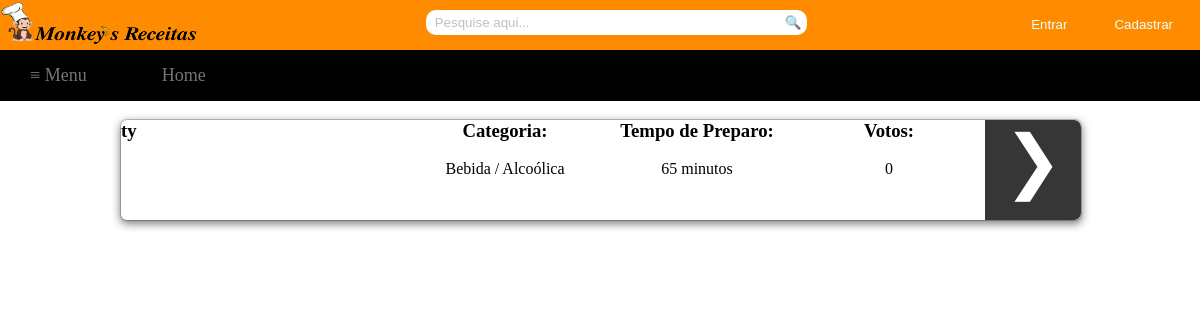
Before: /tex4/Recipes/alcoolica.php with the older database file.
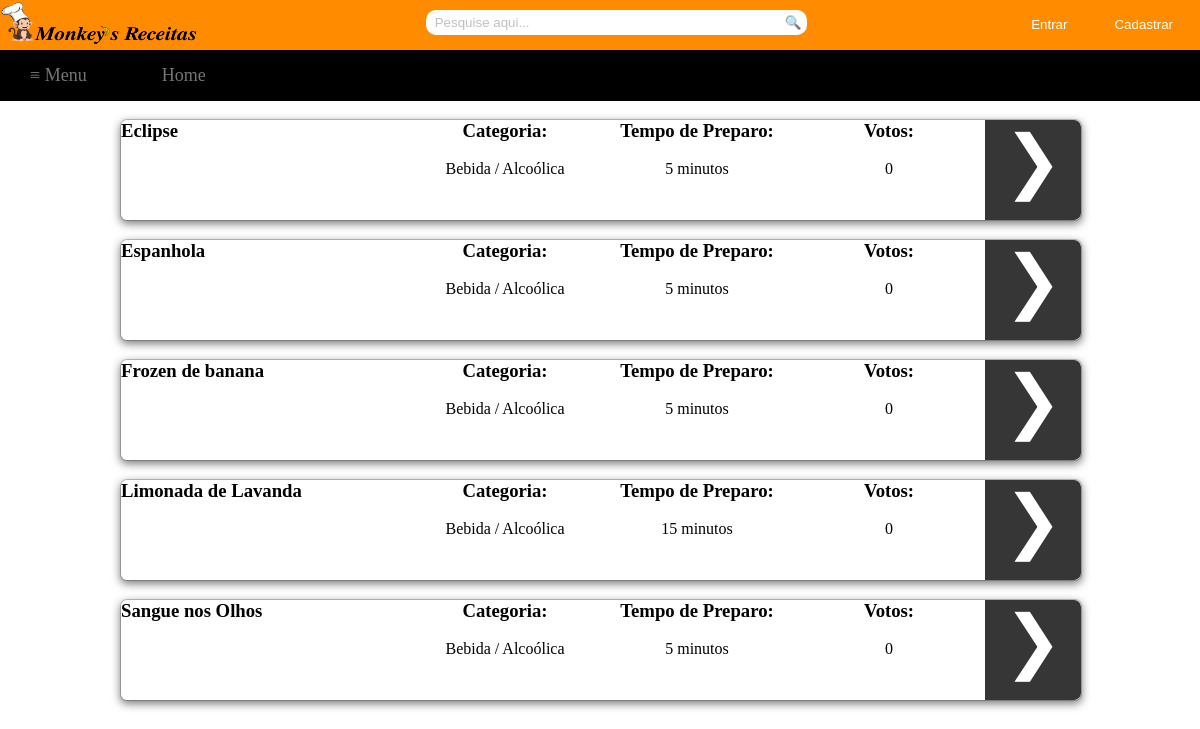
After: the same page with the newer database file.
### tables this page shows
CREATE TABLE `receita` (
  `codReceita` int(11) NOT NULL,
  `nomeReceita` varchar(255) DEFAULT NULL,
  `ingredientes` text,
  `modoPreparo` text,
  `codCategoria` int(11) DEFAULT NULL,
  `codTempo` int(11) DEFAULT NULL,
  `codUsuario` int(11) DEFAULT NULL,
  `totalVotos` int(11) NOT NULL
);

CREATE TABLE `tempo` (
  `codTempo` int(11) NOT NULL,
  `descTempo` varchar(255) DEFAULT NULL
);

### tex4/Recipes/alcoolica.php (the view, shortened to what this page needs)
<html>
	<head>
		<link rel="stylesheet" type="text/css" href="../Style/style.css">
		<link rel="stylesheet" type="text/css" href="../Style/receitas.css">
	</head>
	<body>
		<div id="container">
			<div id="topbar">
				<?php
					if(!empty($_COOKIE['login']))
					{
						$name=$_COOKIE['login'];
						echo "<div id='sair'><input type='button' value='Sair' name='sair' onclick='location.href=&quot;../logout.php&quot;'/></div>";
						echo "<div id='bem-vindo'>Seja bem-vindo, $name</div>";
					}
					else
					{
						echo "<div id='btn2'><input type='button' value='Cadastrar' name='modal' href='#dialog2'/></div> ";
						echo "<div id='btn'><input type='button' value='Entrar' href='#dialog1' name='modal' /></div>";
					}
				?>
				<div>
					<img src="../Image/logoComLetra.png" style="float: left; left: 0; margin-top: -7; height: 57px; width: 200px; " />
				</div>
				<div id="search">
					<form method="post" action="../pesquisa.php">
						<div>
							<input type="search" class="searchbox" name="pesquisa" placeholder="  Pesquise aqui...">
							<a href="#">
								<button type="submit" name="submit" class="searchbox1">&#x1f50d;</button>
							</a>
						</div>
					</form>
				</div>
			</div>
			<div id="navbar">
				<?php
					if(!empty($_COOKIE['login']))
					{
						echo "<nav class='drop'>";
						echo "	<ul class='drop1'>";
						echo "	    <li class='dropMain'>";
						echo "	        <a href='#'>&#8801; Menu</a>";
						echo "	        <ul class='drop2'>";
						echo "	            <li>";
						echo "	            	<a href='doces.php'>Doces</a>";
						echo "	            </li>";
						echo "	            <li>";
						echo "	            	<a href='salgados.php'>Salgados</a>";
						echo "	            </li>";
						echo "	            <li>";
						echo "	            	<a href='saladas.php'>Saladas</a>";
						echo "	            </li>";
						echo "	            <li>";
						echo "	            	<a href='alcoolica.php'>Bebidas alcoólicas</a>";
						echo "	            </li>";
						echo "	            <li>";
						echo "	            	<a href='nAlcoolica.php'>Bebidas não alcoólicas</a>";
						echo "	            </li>";
						echo "	            <li>";
						echo "	            	<a href='rapidas.php'>Receitas rápidas(até 30 min)</a>";
						echo "	            </li>";
						echo "	            <li>";
						echo "	            	<a href='../visualizarReceitas.php'>Todas as receitas</a>";
						echo "	            </li>";
						echo "	        </ul>";
						echo "	    </li>";
						echo "		<li class='dropMain'>";
						echo "	        <a href='../index.php'>Home</a>";
						echo "	    </li>";
						echo "	    <li class='dropMain'>";
						echo "	        <a href='../receita.php'>Cadastrar Receita</a>";
						echo "	    </li>";
						echo "	    <li class='dropMain'>";
						echo "	        <a href='../viewReceitasCadastrado.php'>Minhas Receitas</a>";
						echo "	    </li>";
						echo "	</ul>";
						echo "</nav>";
					}
					else
					{
						echo "<nav class='drop'>";
						echo "	<ul class='drop1'>";
						echo "	    <li class='dropMain'>";
						echo "	        <a href='#'>&#8801; Menu</a>";
						echo "	    </li>";
						echo "		<li class='dropMain'>";
						echo "	        <a href='../index.php'>Home</a>";
						echo "	    </li>";
						echo "	</ul>";
						echo "</nav>";
					}
				?>
			</div>
			<div id="main">
				<div id="column_left">
				</div>
				<div id="column_center">
					<?php
						include('../includes/conn.php');
						$query1=mysqli_query($conn,"SELECT codReceita, nomeReceita, totalVotos FROM receita WHERE codCategoria LIKE 3 ORDER BY totalVotos desc, nomeReceita asc  LIMIT 5; ");
						while($query2=mysqli_fetch_array($query1))
						{
							echo "<br /><div id='box'>";
							echo "<div id='left'><h3>".$query2['nomeReceita']."</h3></div>";
							$sql = "SELECT categoria.descCategoria FROM categoria, receita WHERE categoria.codCategoria=receita.codCategoria AND codReceita LIKE ".$query2['codReceita'].";";
							$result = mysqli_query($conn,$sql);
							while ($row = mysqli_fetch_array($result))
							{
								echo "<div id='center1'><center><h3>Categoria:</h3><br />".$row['descCategoria']."</center></div>";
							}
							$sql = "SELECT tempo.descTempo FROM tempo, receita WHERE tempo.codTempo=receita.codTempo AND codReceita LIKE ".$query2['codReceita'].";";
							$result = mysqli_query($conn,$sql);
							while ($row = mysqli_fetch_array($result))
							{
								echo "<div id='center2'><center><h3>Tempo de Preparo:</h3><br />".$row['descTempo']."</center></div>";
							}
							echo "<div id='center3'><center><h3>Votos:</h3><br />".$query2['totalVotos']."</center></div>";
							echo "<div id='right'><center><a class='visualizar' value='&#10095;' href='../visualizar.php?codReceita=".$query2['codReceita']."'>&#10095;</a></center></div>";
							echo "</div>";
						}
					?>
				</div>
				<div id="column_right">
				</div>
			</div>
		</div>
	</body>
</html>

### tex4/Style/style.css (style rules this page uses)
* { margin: 0px; padding: 0px; }
html, body { height:100%; }
#container { margin: 0; width: 100%; height: 100%; }
#topbar { margin: 0; width: 100%; height: 50px; background: #FF8C00; }
#navbar { margin: 0; width: 100%; }
#main { margin: auto; width: 100%; height: 590px; }
#main #column_left { float: left; left: 0; width: 10%; height: 100%; }
#main #column_center { float: left; left: 0; width: 80%; height: 100%; max-height: 100%; }
#main #column_right { float: right; right: 0; width: 10%; height: 100%; }
#btn input[type="button"] { float: right; color: #F0FFFF; border-radius: 20px; padding: 7px 20px 7px 20px; margin-top: 10px; margin-right: 7px; text-align: center; outline: thin dotted; outline: 0px auto -webkit-focus-ring-color; outline-offset: 0px; background: #FF8C00; border: 0px; }
input::placeholder { color: #C0C0C0; }
#btn2 input[type="button"] { float: right; color: #F0FFFF; border-radius: 20px; padding: 7px 20px 7px 20px; margin-top: 10px; margin-right: 7px; text-align: center; outline: thin dotted; outline: 0px auto -webkit-focus-ring-color; outline-offset: 0px; border: 0px; background: #FF8C00; }
#search { margin-right: 5px; text-align: center; }
#search .searchbox { width: 30%; height: 25px; border-radius: 10px 0px 0px 10px; outline: thin dotted; outline: 0px auto -webkit-focus-ring-color; outline-offset: 0px; border: 1px solid white; margin-top: 10px; border-right: none; }
#search .searchbox1 { cursor: pointer; outline: thin dotted; outline: 0px auto -webkit-focus-ring-color; outline-offset: 0px; height: 25px; margin-top: 10px; position: absolute; background: white; border: 1px solid white; border-left: none; border-radius: 0px 10px 10px 0px; padding-right: 4.2px; }
#navbar .drop { margin-top: 0 auto; text-align: center; }
#navbar .drop .drop1 { font-size: 18px; background: #000; padding: 0px; list-style: none; position: relative; display: block; }
#navbar .drop .drop1:after { content: ""; clear: both; display: block; }
#navbar .drop .drop1 .dropMain { float: left; left: 0; padding: 15px 15px 15px 0px; }
#navbar .drop .drop1 .dropMain a { margin-top: 0px; display: block; padding: 0px 30px; color: #757575; text-decoration: none; }

### tex4/Style/receitas.css (style rules this page uses)
#box { position:relative; background-color: #FFF; -webkit-background-clip:padding-box; background-clip:padding-box; border:1px solid #999; border:1px solid rgba(0,0,0,.2); border-radius:7px; outline:0; -webkit-box-shadow:0 3px 9px rgba(0,0,0,.5); box-shadow:0 3px 9px rgba(0,0,0,.5); height: 100px; width: 100%; }
#box #left { float: left; left: 0; width: 30%; }
#box #center1 { float: left; left: 0; width: 20%; }
#box #center2 { float: left; left: 0; width: 20%; }
#box #center3 { float: left; left: 0; width: 20%; }
#box #right { float: right; right: 0; width: 10%; height: 100%; background: #363636; border-top-right-radius: 7px; border-bottom-right-radius: 7px; }
#box #right .visualizar { color: white; font-size: 70px; outline: thin dotted; outline: 0px auto -webkit-focus-ring-color; outline-offset: 0px; }
a.visualizar:link { text-decoration: none; }

Changed rows visible on the page:
removed receita: nomeReceita "ty", descCategoria "Bebida / Alcoólica", totalVotos "0"
no longer on this page (row unchanged): tempo: descTempo "65 minutos", shown under "ty"
added receita: nomeReceita "Eclipse", descCategoria "Bebida / Alcoólica", totalVotos "0"
now on this page (row unchanged): tempo: descTempo "5 minutos"
added receita: nomeReceita "Espanhola", descCategoria "Bebida / Alcoólica", totalVotos "0"
added receita: nomeReceita "Frozen de banana", descCategoria "Bebida / Alcoólica", totalVotos "0"
added receita: nomeReceita "Limonada de Lavanda", descCategoria "Bebida / Alcoólica", totalVotos "0"
now on this page (row unchanged): tempo: descTempo "15 minutos", shown under "Limonada de Lavanda"
added receita: nomeReceita "Sangue nos Olhos", descCategoria "Bebida / Alcoólica", totalVotos "0"
